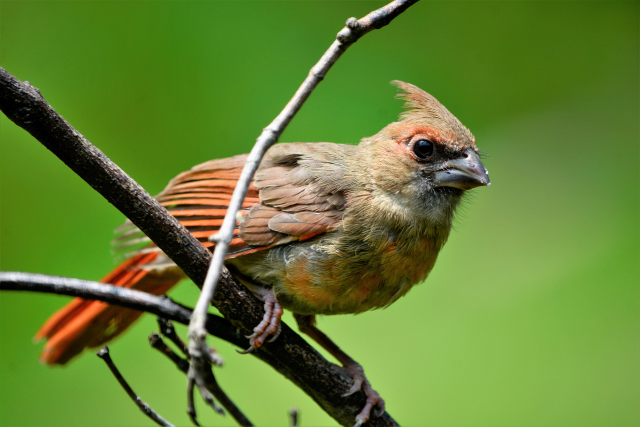
#> input picture Section3_Image-Processing/src/bird.jpg, 1280 x 853 px (shown at 1/2 size)
$ python Image-Processing2.py
#> lines starting #> are read from the running program, lines starting #| are printed output that depends on the picture
import cv2
import matplotlib.pyplot as plt
import os

__BASE_DIR__ = os.path.dirname(os.path.realpath(__file__))

image = cv2.imread(__BASE_DIR__ + '/src/bird.jpg')
#> image is the input picture: shape (853, 1280, 3); mean B, G, R 52, 130.1, 100.4
watermark = cv2.imread(__BASE_DIR__ + '/src/watermark.png')
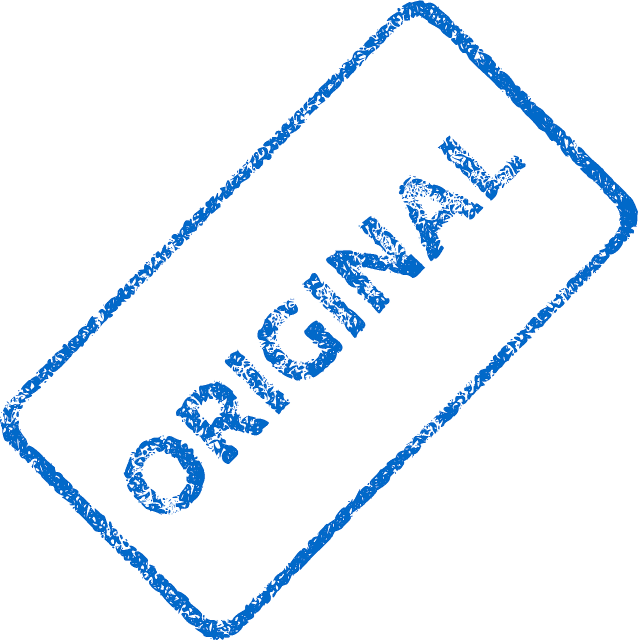
#> input picture Section3_Image-Processing/src/watermark.png, 1276 x 1280 px (shown at 1/2 size)
#> watermark is the input picture: shape (1280, 1276, 3); mean B, G, R 250.5, 242.5, 234.6
image = cv2.cvtColor(image, cv2.COLOR_BGR2RGB)
watermark = cv2.cvtColor(watermark, cv2.COLOR_BGR2RGB)

# (853, 1280, 3) (1280, 1276, 3)
print(image.shape, watermark.shape)
#| (853, 1280, 3) (1280, 1276, 3)
image = cv2.resize(image, (800, 800))
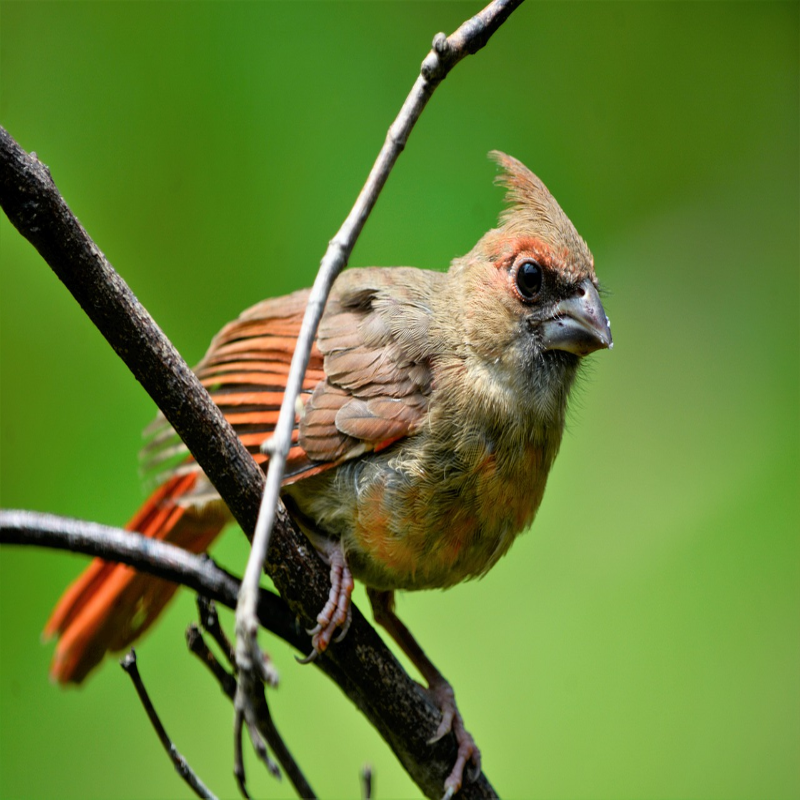
#> image: shape (800, 800, 3); mean R, G, B 100.3, 130, 51.9
watermark = cv2.resize(watermark, (800, 800))
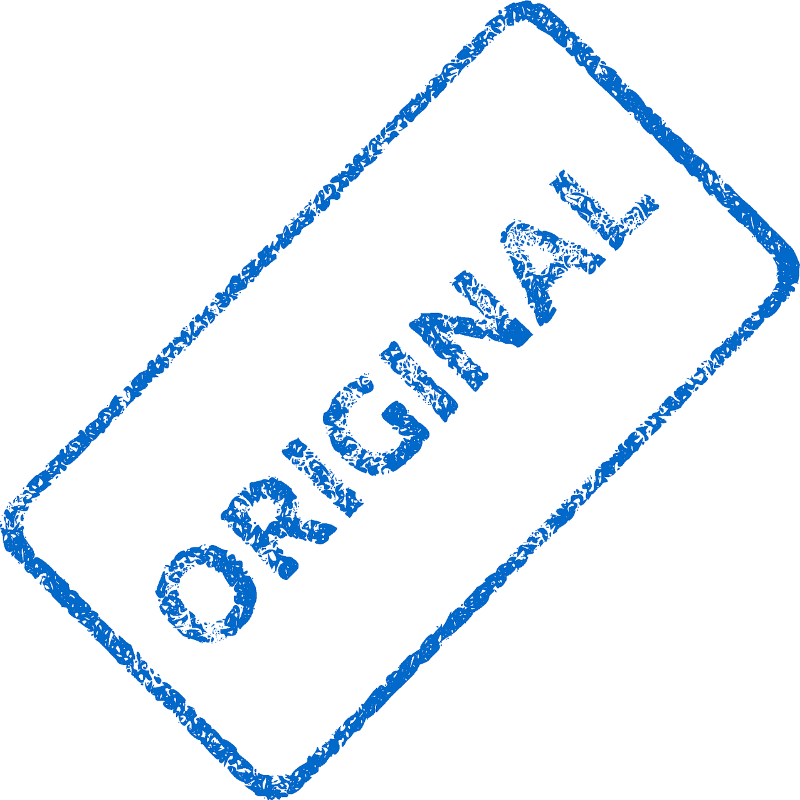
#> watermark: shape (800, 800, 3); mean R, G, B 234.6, 242.5, 250.5
print(image.shape, watermark.shape)
#| (800, 800, 3) (800, 800, 3)

blended = cv2.addWeighted(src1=watermark, alpha=0.5, src2=image, beta=0.6, gamma=0)
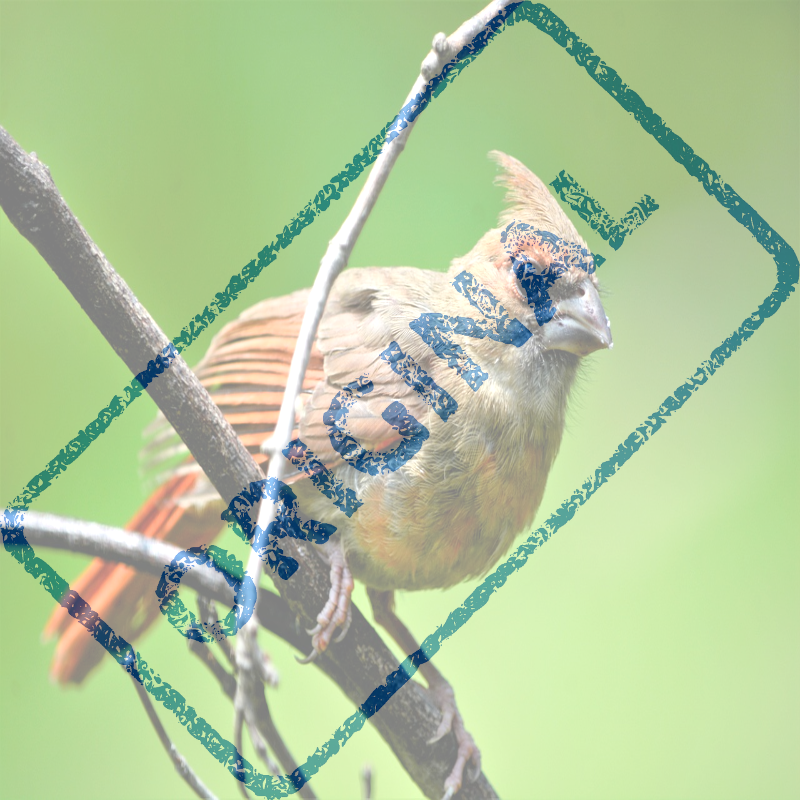
#> blended: shape (800, 800, 3); mean R, G, B 177.1, 199.2, 156.3

plt.imshow(blended)
plt.show()
